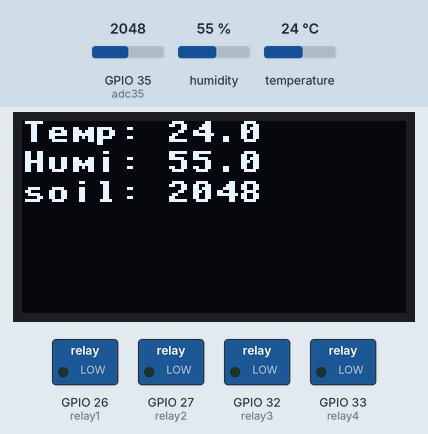
This program was run on a simulated ESP32 board running MicroPython. Parts: 128×64 one-colour display, switched loads named in the program (green lamp = pin HIGH). The inputs (shaded band) are chosen by the test bench; at power-on: GPIO 35 (adc35) = 2048, humidity 55 %, temperature 24 °C (analog values on the 0–4095 scale). Library files of the repository ran but are not shown: ssd1306.py.

Above: at 1.2 s.
1.3 s: GPIO 35 (adc35) set to 1074
At 5.6 s:
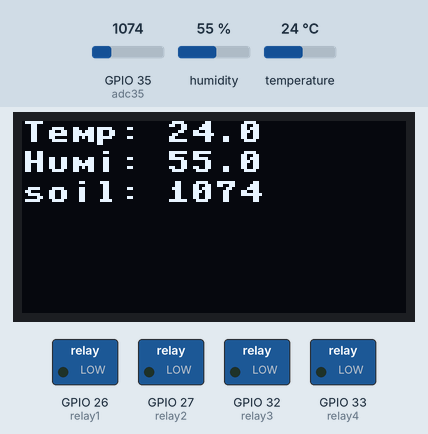
6.6 s: GPIO 35 (adc35) set to 940
At 10.9 s:
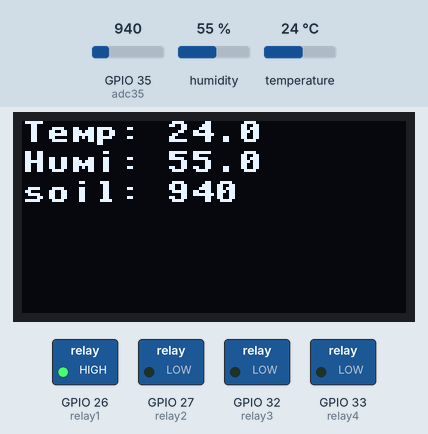
11.7 s: humidity set to 22 %
At 16.1 s:
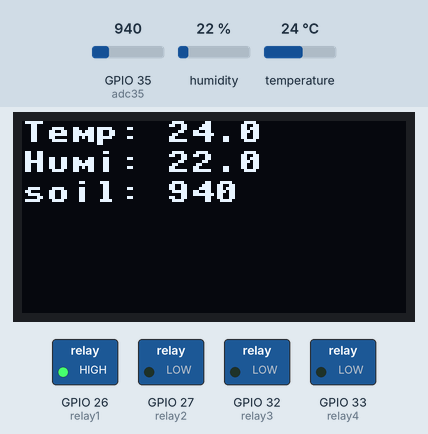
16.8 s: temperature set to 12 °C
At 21.3 s:
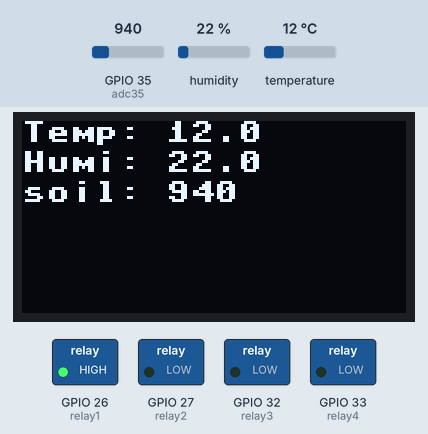
21.8 s: humidity set to 40 %
At 26.5 s:
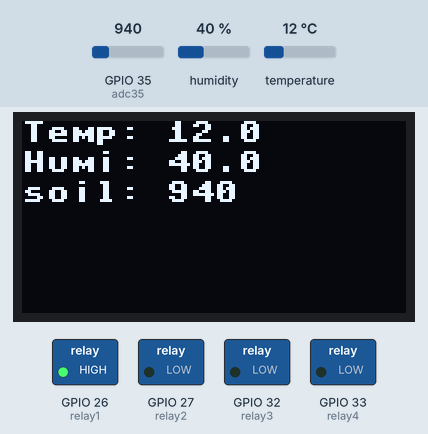
26.9 s: GPIO 35 (adc35) set to 1040
At 31.8 s:
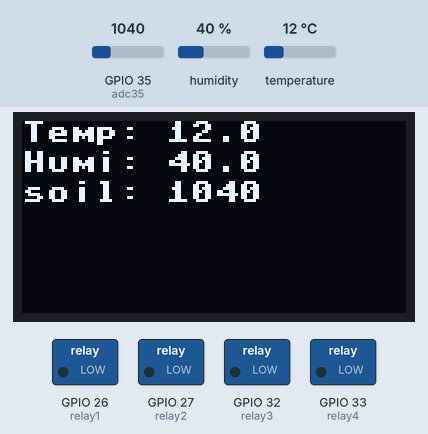
Timing chart, 0 to 33.0 s (numbered marks = the images above; inputs shaded):
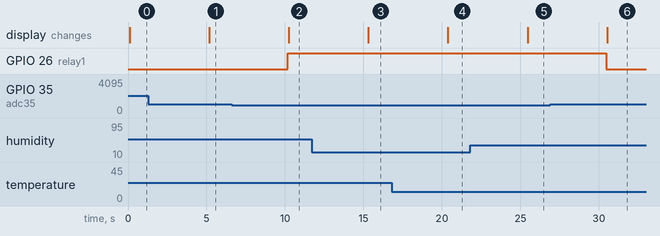

The program:

allLsensor_with_relay.py
```python
from machine import Pin, SoftI2C, ADC
import ssd1306
import dht
import utime


# display setting
i2c = SoftI2C(scl=Pin(22), sda=Pin(21))
display = ssd1306.SSD1306_I2C(128, 64, i2c)

# Temperature/Huminity Sensor setting
sensor = dht.DHT22(Pin(15))  # 15 for board  # 16 for breadboard

# soil setting
adc35 = ADC(Pin(35))
adc35.atten(ADC.ATTN_11DB)
adc35.width(ADC.WIDTH_12BIT)

#assign relay
relay1 = Pin(26, Pin.OUT)
relay2 = Pin(27, Pin.OUT)
relay3 = Pin(32, Pin.OUT)
relay4 = Pin(33, Pin.OUT)


def on_relay(relay):
    relay.value(0)

def off_relay(relay):
    relay.value(1)


def soil_moisture(soil_value):
    if(soil_value > 1000):
        on_relay(relay1)
    else:
        off_relay(relay1)


# reading
def reading_sensor():
    sensor.measure()
    temp_str = "Temp: {0:3.1f}".format(sensor.temperature())
    humi_str = "Humi: {0:3.1f}".format(sensor.humidity())
    soil_str = "soil: {}".format(adc35.read())
    soil_moisture(adc35.read())
    # set text display
    display.fill(0)
    display.show()
    display.text(temp_str, 0, 0)
    display.text(humi_str, 0, 10)
    display.text(soil_str, 0, 20)
    display.show()

while(1):
    reading_sensor()
    utime.sleep(5)
```

Measured:
- the behaviour switches between 1001 and 1000 on GPIO 35 (adc35) (found by bisection; images 1 and 2)
- after the input at 1.3 s, the display: changes after 3.9 s (image 1)
- after the input at 6.6 s, GPIO 26 (relay1): LOW → HIGH after 3.6 s; the display: first differs from a run without the input after 3.6 s (image 2)
- after the input at 11.7 s, the display: changes after 3.6 s (image 3)
- after the input at 16.8 s, the display: changes after 3.6 s (image 4)
- after the input at 21.8 s, the display: changes after 3.7 s (image 5)
- after the input at 26.9 s, GPIO 26 (relay1): HIGH → LOW after 3.6 s; the display: first differs from a run without the input after 3.6 s (image 6)
